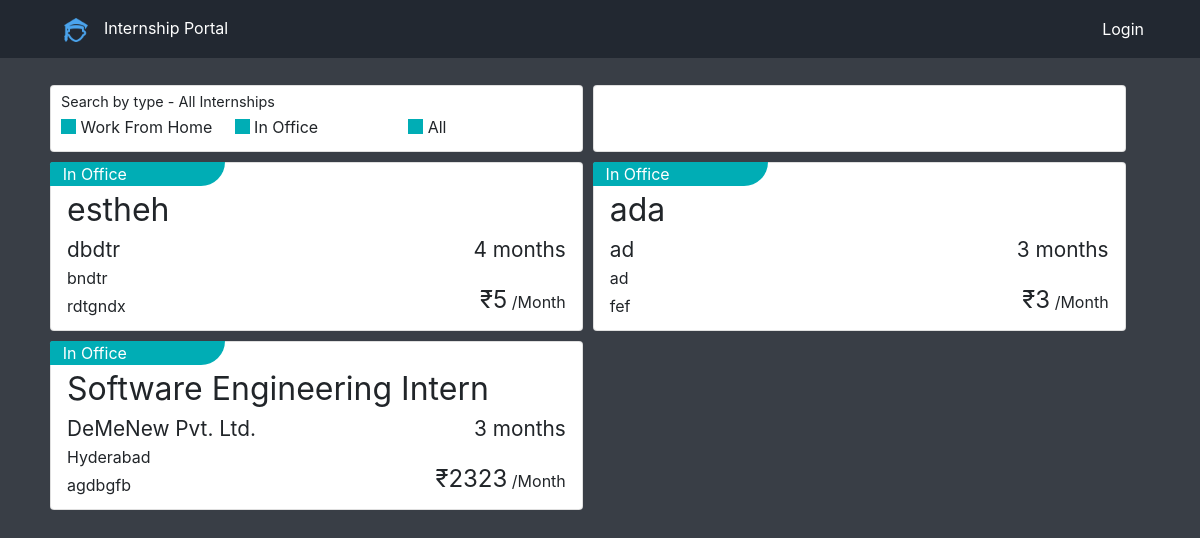
Screenshot of /student-view/index.php with the database file from the repository.
### tables this page shows
CREATE TABLE `internship` (
  `id` int(3) NOT NULL COMMENT 'used to uniquely identify each internship',
  `type` varchar(3) NOT NULL,
  `title` varchar(50) NOT NULL,
  `company` varchar(50) NOT NULL,
  `location` varchar(100) NOT NULL,
  `duration` int(2) NOT NULL,
  `stipend` int(6) NOT NULL,
  `skills` varchar(100) NOT NULL
);

### student-view/index.php (the view, shortened to what this page needs)
<!DOCTYPE html>
<html lang="en">
<head>
    <link rel="stylesheet" href="style.css">
    <link href="//maxcdn.bootstrapcdn.com/font-awesome/4.2.0/css/font-awesome.min.css" rel="stylesheet">
    <link rel="stylesheet" href="https://stackpath.bootstrapcdn.com/bootstrap/4.3.1/css/bootstrap.min.css">
</head>
<?php
$servername = "localhost";
$username = "root";
$password = "";
$dbname = "internshipdb";
$conn = mysqli_connect($servername, $username, $password, $dbname);
?>
<div class="navbar fixed-top ">
  <ul class="nav navbar-nav justify-content-start flex-row d-flex">
    <li> <p href="#" class= "nav-link nav-text"><img src = "../faculty-view/images/student.png" class = "nav-text nav-img">Internship Portal</p></li>
  </ul>
  <a href = "../login/login.php" class="nav-link">Login</a>
</div>
<div class= "container">
        <?php
        $sql = "SELECT * FROM internship";
        echo '<div class="filter-card card">';
        ?>
        <form action="" method="post">
       <div class="filter-div">
         <div class="fd2 fd2-title">
           Search by type - <?php
           if ($_POST['type']=='wfh') {
             echo "Work From Home";
           }
           elseif ($_POST['type']=='ino') {
            echo "In Office";
          }
          else {
            echo "All Internships";
          }
           ?>
         </div>
         <div class="fd2">
          <div class="fd1">
            <input type="submit" value="wfh" name="type" class="type-filter type-filter1" id= "wfh" onclick="changeColor()"/>
            <label class="" for="wfh"> Work From Home</label>
          </div>
            <div class="fd1">
              <input type="submit" value="ino" name="type" class="type-filter type-filter1" id= "wfh" />
              <label class="" for="wfh">In Office</label>
            </div>
            <div class="fd1">
              <input type="submit" value="" name="type" class="type-filter" id= "wfh"/>
              <label class="" for="wfh">All</label>
            </div>
          </div>
        </form>
        </div>
      </div>
      <div class="filter-card card">
        <?php
        $result = mysqli_query($conn, $sql);
        echo '</div>';
            if ($result->num_rows > 0) {
                while($row = $result->fetch_assoc()) {
                    echo '<div class="card">';
                     echo '<div class="card-type">';
                        if($row["type"] === "ino"){
                          echo  "In Office";
                        }
                      echo '</div>';
                      echo '<div class="card-title1">';
                        echo $row["title"];
                      echo '</div>';
                      echo '<div class="card-title2 card-title3">';
                          echo '<div class="card-company">';
                            echo $row["company"];
                          echo '</div>';
                          echo '<div class="card-duration">';
                            echo $row["duration"];
                            if($row["duration"] > 1) {
                              echo " months";
                            }
                          echo '</div>';
                      echo '</div>';
                      echo '<div class="card-title4">';
                            echo '<div class="card-title2 align-row">';
                                echo '<div class="card-location">';
                                  echo $row["location"];
                                echo '</div>';
                              echo '<div class="card-skills">';
                                echo $row["skills"];
                              echo '</div>';
                            echo '</div>';
                            echo '<div class="card-title2">';
                                if($row["stipend"]>1){
                                  echo '<div class="card-stipend">';
                                    echo "₹". $row["stipend"];
                                    echo '<span class="card-stipend-small">';
                                    echo " /Month";
                                    echo '</span>';
                                  echo '</div>';
                                }
                            echo '</div>';
                      echo '</div>';
                    echo '</div>';
            }
            }else {
                echo '<div class="card">';
                echo "No Internships";
                echo '</div>';
            }
        ?>
</html>

### student-view/style.css (style rules this page uses)
:root { --dark-bg: #222831; --light-bg: #393e46; --theme-blue: #00adb5; --theme-white: #eeeeee; }
.card { width: 48%; margin: 5px; padding-bottom: 0.8rem; }
.navbar { background-color: var(--dark-bg); color: white; }
.nav-link { color: white; margin-right: 1.5rem; }
.nav-text { margin-top: 0; margin-bottom: 0rem; margin-left: 1.5rem; }
.container { padding-top: 5rem; display: flex; flex-flow: row wrap; }
.nav-img { height: 24px; width: 24px; margin-right: 1rem; }
.card-type { padding: 0px; margin: -1px 0px 0px -1px; padding-left: 0.8rem; width: 33%; background: var(--theme-blue); color: white; border-radius: 5px 0px 50px 0px; }
.card-title1 { padding-left: 1rem; font-size: 2rem; }
.card-title2 { display: flex; flex-flow: row wrap; justify-content: space-between; padding: 0rem 1rem; }
.card-title3 { font-size: 1.3rem; }
.card-stipend { font-size: 1.5rem; flex: 1; padding-top: 1rem; }
.card-stipend-small { font-size: 1rem; }
.card-title4 { display: flex; flex-flow: row wrap; justify-content: space-between; }
.card-location { flex: 2; }
.card-skills { flex: 1; }
.align-row { display: flex; flex-flow: column wrap; justify-content: space-between; }
.filter-card { width: 48%; }
.type-filter { background: var(--theme-blue); border-style: none; color: transparent; height: 15px; width: 15px; }
.type-filter { line-height: 2px; }
.filter-div { margin: 5px 0px -10px 10px; display: flex; justify-content: space-between; flex-direction: column; }
.fd1 { flex: 1; }
.fd2 { display: flex; align-items: center; margin-bottom: 2px; }
.fd2-title { font-size: 0.9rem; }

### rows the page displays
internship: type "In Office", title "estheh", company "dbdtr", duration "4", shows "months", location "bndtr", skills "rdtgndx", stipend "5"
internship: type "In Office", title "ada", company "ad", duration "3", shows "months", location "ad", skills "fef", stipend "3"
internship: type "In Office", title "Software Engineering Intern", company "DeMeNew Pvt. Ltd.", duration "3", shows "months", location "Hyderabad", skills "agdbgfb", stipend "2323"
